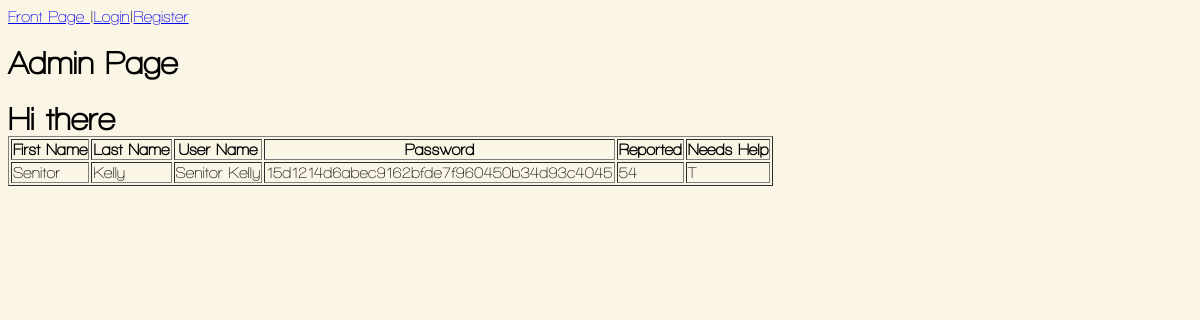
Screenshot of /user_list.php with the database file from the repository.
### tables this page shows
CREATE TABLE `User_Accounts` (
  id int(15) NOT NULL auto_increment,
  firstname varchar(35) NOT NULL default 'Jane',
  lastname varchar(35) NOT NULL default 'Smith',
  username varchar(35) NOT NULL default 'MrEcho',
  pswd varchar(52),
  reported int(5) NOT NULL default '0',
  needHelp enum('T','F') NOT NULL default 'F',
  PRIMARY KEY  (id)
);

### user_list.php (the view)
<?php
include 'header.php';
echo "<h1>Admin Page</h1>";
echo "<h1>Hi there ".$_SESSION['firstname'];
$query = "SELECT * FROM User_accounts;";
$result = mysql_query($query,$con) or die('</br>Could not insert into table '.mysql_error());;
echo "<table border='1'>";
echo "<tr><th>First Name</th><th>Last Name</th><th>User Name</th><th>Password</th><th>Reported</th><th>Needs Help</th></tr>";
while($row = mysql_fetch_array($result)) {
echo "<tr><td>";
echo $row['firstname'];
echo "</td><td>";
echo $row['lastname'];
echo "</td><td>";
echo $row['username'];
echo "</td><td>";
echo $row['pswd'];
echo "</td><td>";
echo $row['reported'];
echo "</td><td>";
echo $row['needHelp'];
echo "</td></tr>";
}
echo "</table>";
?>

### CSS/style.css (style rules this page uses)
html { background-color:#FBF5E6; font-family: walkway,sans-serif; }

### rows the page displays
user_accounts: firstname "Senitor", lastname "Kelly", username "Senitor Kelly", pswd "15d1214d6abec9162bfde7f960450b34d93c4045", reported "54", needHelp "T"
